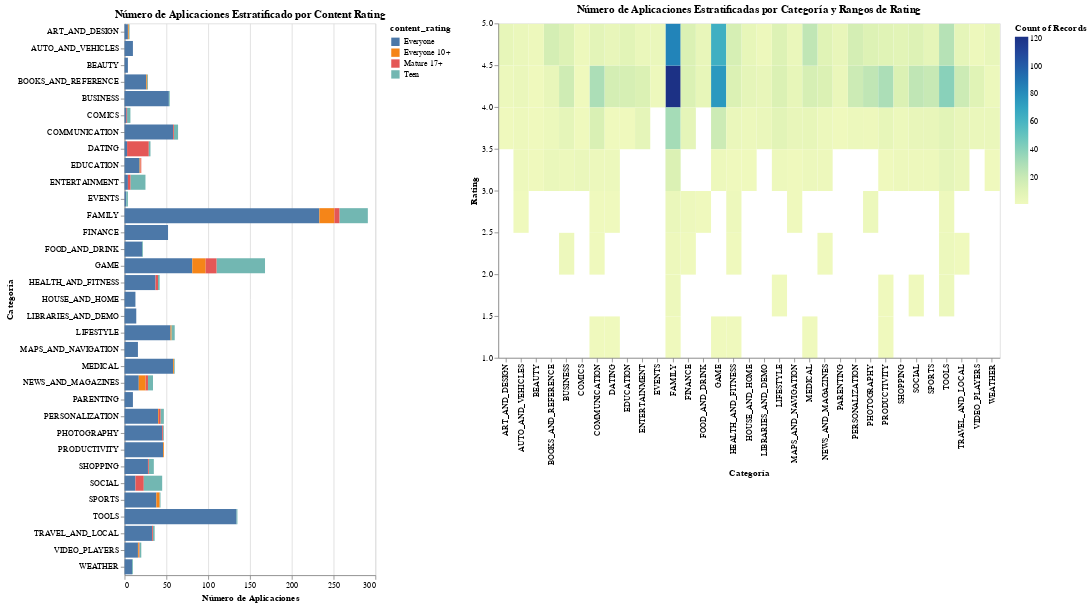

Write notebook code for a chart like this one.
### Markdown cell above
Ahora tenemos tres variables, la cuales son: Categoria, el rating y la cantidad de records: el cual va de una escala gris a una azul.
Para valores como la categoria: Family, vemos que para valores mayores de 3.5 en rating aumenta la cantidad de records. Ademas, de que en la 
mayoria de categorias, se ve un aumento en la cantidad de records, despues de 3.5 en rating.

### Code cell
estratifiacion | heatmap

### Figure 1 — Vega-Lite specification as saved in the notebook (floating-point values rounded to 4 significant figures; data arrays with more than 128 entries replaced by an {"elided": "..."} marker saying what was removed)
{"config": {"view": {"continuousWidth": 300, "continuousHeight": 300}}, "hconcat": [{"data": {"name": "data-78f4367d7a37cc33be7d70839080d1f6"}, "mark": {"type": "bar"}, "encoding": {"color": {"field": "content_rating", "type": "nominal"}, "x": {"aggregate": "count", "title": "Número de Aplicaciones", "type": "quantitative"}, "y": {"field": "category", "title": "Categoría", "type": "nominal"}}, "title": "Número de Aplicaciones Estratificado por Content Rating"}, {"data": {"name": "data-bc19890d6ad38b3e38b19717bed0ef1c"}, "mark": {"type": "rect"}, "encoding": {"color": {"aggregate": "count", "type": "quantitative"}, "x": {"field": "category", "title": "Categoría", "type": "nominal"}, "y": {"bin": {"maxbins": 10}, "field": "rating", "title": "Rating", "type": "quantitative"}}, "height": 400, "title": "Número de Aplicaciones Estratificadas por Categoría y Rangos de Rating", "width": 600}], "$schema": "https://vega.github.io/schema/vega-lite/v5.17.0.json", "datasets": {"data-78f4367d7a37cc33be7d70839080d1f6": {"elided": "1500 records"}, "data-bc19890d6ad38b3e38b19717bed0ef1c": {"elided": "1500 records"}}}
